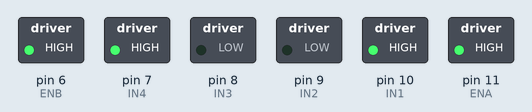
Recording of a sketch running on a simulated Arduino Uno, built with avr-gcc and run on an emulated ATmega328P. On the bench: switched loads named in the sketch (green lamp = pin HIGH). Dashed ring = blinking.

Above: at 0.5 s.
Timing chart, 0 to 4.6 s (numbered marks = the images above):
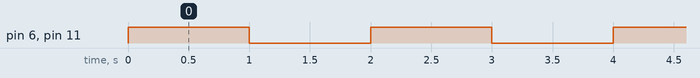

The sketch:

motors.ino
```cpp
/* inputs of L298N module */
#define ENA 11
#define IN1 10
#define IN2 9
#define IN3 8
#define IN4 7
#define ENB 6

void setup(){
	pinMode(ENA, OUTPUT);
	pinMode(IN1, OUTPUT);
	pinMode(IN2, OUTPUT);
	pinMode(IN3, OUTPUT);
	pinMode(IN4, OUTPUT);
	pinMode(ENB, OUTPUT);
	setMotorAForward();
	setMotorBBackward();

}

void loop(){
	digitalWrite(ENA, HIGH);
	digitalWrite(ENB, HIGH);
	delay(1000);
	digitalWrite(ENA, LOW);
	digitalWrite(ENB, LOW);
	delay(1000);
}

void setMotorAForward(){
	digitalWrite(IN1, HIGH);
	digitalWrite(IN2, LOW);
}

void setMotorABackward(){
	digitalWrite(IN1, LOW);
	digitalWrite(IN2, HIGH);
}

void setMotorBForward(){
	digitalWrite(IN3, HIGH);
	digitalWrite(IN4, LOW);
}

void setMotorBBackward(){
	digitalWrite(IN3, LOW);
	digitalWrite(IN4, HIGH);
}
```

Measured:
- by itself, pin 6 (ENB), pin 11 (ENA): alternates HIGH for 1.0 s and LOW for 1.0 s
